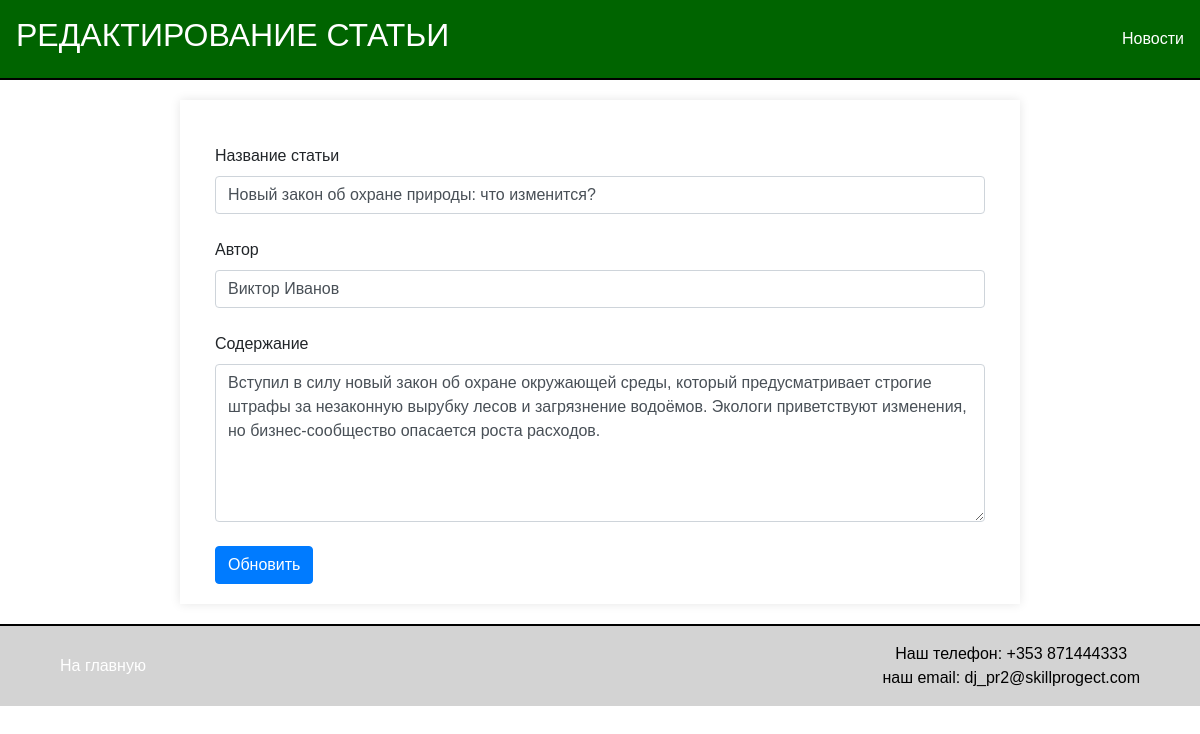
Screenshot of /articles/3/edit/ with the database file from the repository.
### news/models.py (models this page shows)
class Article(models.Model):
    title = models.CharField(max_length=200)
    content = models.TextField()
    publication_date = models.DateField()
    author = models.CharField(max_length=100)
    type = models.BooleanField()  # Новое поле с типом Boolean которое показывает что это статья type=False

### news/views.py (the view, shortened to what this page needs)
# urls.py: path('articles/<int:pk>/edit/', views.edit_article, name='edit_article'),
def edit_article(request, pk):
    article = get_object_or_404(Article, pk=pk, type=False)
    return render(request, 'articles/edit_article.html', {'article': article})

### news/templates/articles/edit_article.html (shortened to what this page needs)
{% extends 'news/default.html' %}
{% block header %}РЕДАКТИРОВАНИЕ СТАТЬИ{% endblock %}
{% block content %}
<div class="container mt-4">
    <form method="post">
        <div class="form-group mb-4">
            <label for="title">Название статьи</label>
            <input type="text" class="form-control" id="title" name="title" value="{{ article.title }}" required>
        </div>
        <div class="form-group mb-4">
            <label for="author">Автор</label>
            <input type="text" class="form-control" id="author" name="author" value="{{ article.author }}" required>
        </div>
        <div class="form-group mb-4">
            <label for="content">Содержание</label>
            <textarea class="form-control" id="content" name="content" rows="6" required>{{ article.content }}</textarea>
        </div>
        <button type="submit" class="btn btn-primary">Обновить</button>
    </form>
</div>
{% endblock %}

### news/templates/news/default.html (style rules this page uses)
body { font-family: Arial, sans-serif; margin: 0; padding: 0; box-sizing: border-box; }

### rows the page displays
Article: title "Новый закон об охране природы: что изменится?", author "Виктор Иванов", content "Вступил в силу новый закон об охране окружающей среды, который предусматривает строгие штрафы за незаконную вырубку лесов и загрязнение водоёмов. Экологи приветствуют изменения, но бизнес-сообщество опасается роста расходов."
